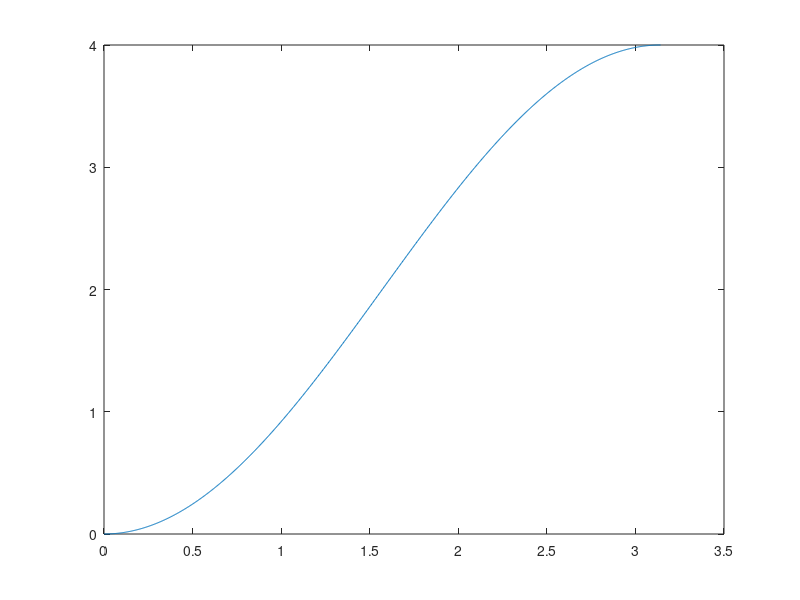

Source code (MATLAB):
% a) difference equations
% system 1: y[k] = x[k] + d[k] + e[k] - 2*e[k-1] + e[k-2]
% system 2: y[k] = x[k] + d[k] - 2*d[k-1] + d[k-2] + e[k] - 2*e[k-1] + e[k-2]
% 
% b) signal and noise transfer functions are identical for both systems 
%    signal transfer function: Hx(z) = 1
%    noise transfer function: He(z) = (z-1)^2/z^2 = (1-z^(-1))^2  
%    
% c) abs( (1-exp(-i*w))^2 )
%  
% 
% d) visualize system transfer function
N=1000;
w=0:pi/N:pi;

He=abs((1-exp(-1i*w)).^2);
plot(w,He)

%the system lowers noise power at low frequencies and increases noise power
%at higher frequencies

%e) the second system appears more sensible because it shapes the dither
%noise as well

% 
